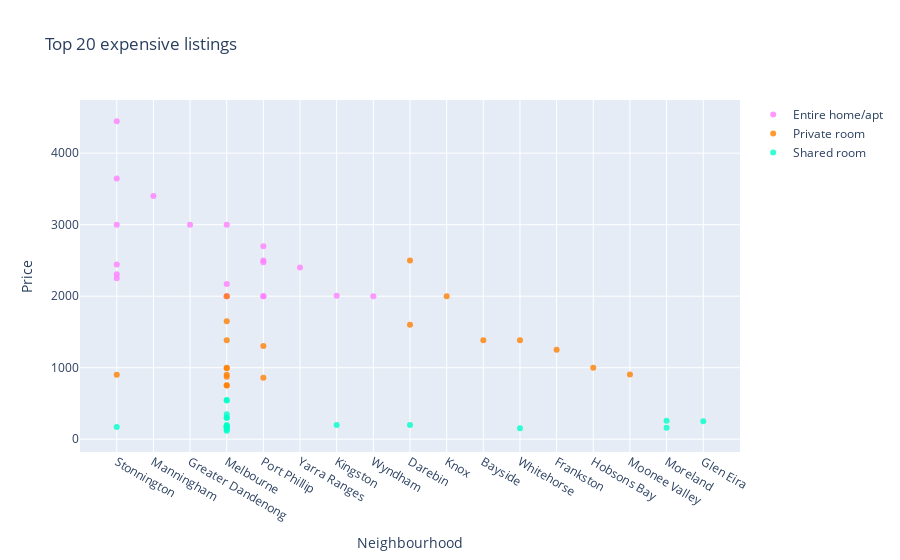

Notebook code for this chart:
### Markdown cell above
最昂贵的房子列表

### Code cell
from plotly.offline import init_notebook_mode, iplot, plot
import plotly as py
init_notebook_mode(connected=True)
import plotly.graph_objs as go



# creating trace1
trace1 =go.Scatter(
                    x = listings[listings['room_type']=='Entire home/apt'].sort_values('price',ascending=False).head(20)['neighbourhood'],
                    y = listings[listings['room_type']=='Entire home/apt'].sort_values('price',ascending=False).head(20)['price'],
                    mode = "markers",
                    name = "Entire home/apt",
                    marker = dict(color = 'rgba(255, 128, 255, 0.8)'))

# creating trace2
trace2 =go.Scatter(
                    x = listings[listings['room_type']=='Private room'].sort_values('price',ascending=False).head(20)['neighbourhood'],
                    y = listings[listings['room_type']=='Private room'].sort_values('price',ascending=False).head(20)['price'],
                    mode = "markers",
                    name = "Private room",
                    marker = dict(color = 'rgba(255, 128, 2, 0.8)'))


# creating trace3
trace3 =go.Scatter(
                    x = listings[listings['room_type']=='Shared room'].sort_values('price',ascending=False).head(20)['neighbourhood'],
                    y = listings[listings['room_type']=='Shared room'].sort_values('price',ascending=False).head(20)['price'],
                    mode = "markers",
                    name = "Shared room",
                    marker = dict(color = 'rgba(0, 255, 200, 0.8)'))


data = [trace1, trace2, trace3]
layout = dict(title = 'Top 20 expensive listings',
              xaxis= dict(title= 'Neighbourhood',ticklen= 5,zeroline= False),
              yaxis= dict(title= 'Price',ticklen= 5,zeroline= False)
             )
fig = dict(data = data, layout = layout)
iplot(fig)

### Figure 1 — Plotly figure (JSON) as saved in the notebook; plotly's stock layout.template omitted (floating-point values rounded to 4 significant figures)
{"data": [{"marker": {"color": "rgba(255, 128, 255, 0.8)"}, "mode": "markers", "name": "Entire home/apt", "type": "scatter", "x": ["Stonnington", "Stonnington", "Manningham", "Greater Dandenong", "Stonnington", "Melbourne", "Port Phillip", "Port Phillip", "Port Phillip", "Stonnington", "Yarra Ranges", "Stonnington", "Stonnington", "Melbourne", "Kingston", "Wyndham", "Port Phillip", "Port Phillip", "Melbourne", "Melbourne"], "y": [4445, 3645, 3400, 3000, 3000, 2998, 2699, 2500, 2475, 2445, 2400, 2306, 2252, 2171, 2007, 2000, 2000, 2000, 1999, 1999]}, {"marker": {"color": "rgba(255, 128, 2, 0.8)"}, "mode": "markers", "name": "Private room", "type": "scatter", "x": ["Darebin", "Knox", "Melbourne", "Melbourne", "Darebin", "Bayside", "Melbourne", "Whitehorse", "Port Phillip", "Frankston", "Hobsons Bay", "Melbourne", "Melbourne", "Moonee Valley", "Melbourne", "Stonnington", "Melbourne", "Port Phillip", "Melbourne", "Melbourne"], "y": [2500, 2000, 2000, 1650, 1600, 1384, 1383, 1383, 1304, 1250, 999, 999, 991, 904, 900, 900, 875, 860, 754, 750]}, {"marker": {"color": "rgba(0, 255, 200, 0.8)"}, "mode": "markers", "name": "Shared room", "type": "scatter", "x": ["Melbourne", "Melbourne", "Melbourne", "Melbourne", "Melbourne", "Moreland", "Glen Eira", "Kingston", "Melbourne", "Darebin", "Melbourne", "Melbourne", "Stonnington", "Melbourne", "Melbourne", "Melbourne", "Moreland", "Whitehorse", "Melbourne", "Melbourne"], "y": [550, 540, 350, 300, 300, 260, 251, 199, 199, 199, 180, 180, 170, 170, 169, 161, 161, 154, 133, 120]}], "layout": {"title": {"text": "Top 20 expensive listings"}, "xaxis": {"ticklen": 5, "title": {"text": "Neighbourhood"}, "zeroline": false}, "yaxis": {"ticklen": 5, "title": {"text": "Price"}, "zeroline": false}}}
